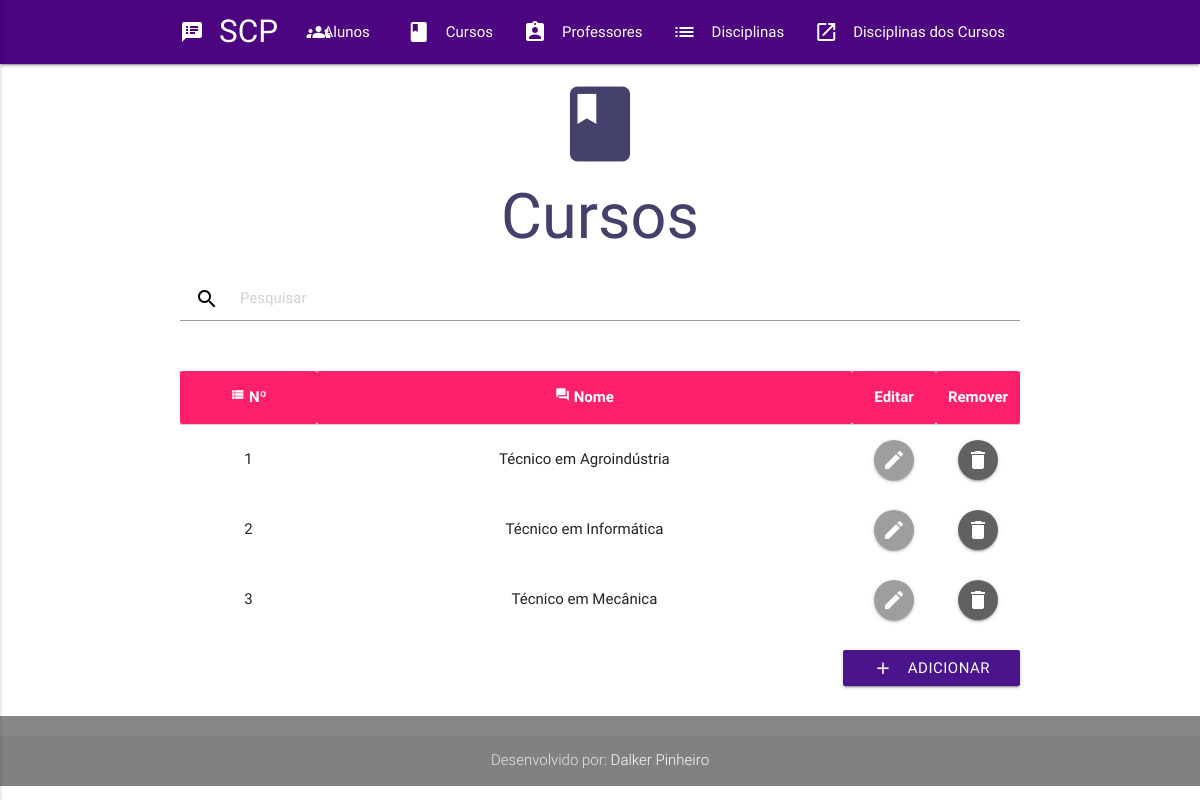
The page /cursos.php on the database its author committed.
### tables this page shows
CREATE TABLE `curso` (
  `cod` int(11) NOT NULL,
  `nome` varchar(50) NOT NULL
);

### cursosFuncoes.php (called while the page is built, shortened)
<?php
$funcoes = new CursoMySqlDAO();
if(isset($_GET['pesquisa'])&&!empty($_GET['pesquisa'])){
  $cursos = $funcoes->queryByNome($_GET['pesquisa']);
}
else{
  $cursos = $funcoes->queryAllOrderBy("nome");
}
?>

### class/mysql/CursoMySqlDAO.class.php (called while the page is built, shortened)
<?php
class CursoMySqlDAO implements CursoDAO{
	public function queryAllOrderBy($orderColumn){
		$sql = 'SELECT * FROM curso ORDER BY '.$orderColumn;
		$sqlQuery = new SqlQuery($sql);
		return $this->getList($sqlQuery);
	}
	protected function readRow($row){
		$curso = new Curso();
		$curso->cod = $row['cod'];
		$curso->nome = $row['nome'];
		return $curso;
	}
	protected function getList($sqlQuery){
		$tab = QueryExecutor::execute($sqlQuery);
		$ret = array();
		for($i=0;$i<count($tab);$i++){
			$ret[$i] = $this->readRow($tab[$i]);
		}
		return $ret;
	}
}
?>

### class/sql/QueryExecutor.class.php (called while the page is built, shortened)
<?php
class QueryExecutor{
	public static function execute($sqlQuery){
		$transaction = Transaction::getCurrentTransaction();
		if(!$transaction){
			$connection = new Connection();
		}else{
			$connection = $transaction->getConnection();
		}
		$query = $sqlQuery->getQuery();
		$result = $connection->executeQuery($query);
		$i=0;
		$tab = array();
		while ($row = mysql_fetch_array($result)){
			$tab[$i++] = $row;
		}
		return $tab;
	}
}
?>

### class/sql/ConnectionProperty.class.php (called while the page is built, shortened)
<?php
class ConnectionProperty{
	private static $database = 'sippa';
	public static function getDatabase(){
		return ConnectionProperty::$database;
	}
}
?>

### class/sql/ConnectionFactory.class.php (called while the page is built, shortened)
<?php
class ConnectionFactory{
	static public function getConnection(){
		$conn = mysql_connect(ConnectionProperty::getHost(), ConnectionProperty::getUser(), ConnectionProperty::getPassword());
		return $conn;
	}
}
?>

### class/sql/SqlQuery.class.php (called while the page is built, shortened)
<?php
class SqlQuery{
	var $txt;
	var $idx = 0;
	function SqlQuery($txt){
		$this->txt = $txt;
	}
	public function getQuery(){
		if($this->idx==0){
			return $this->txt;
		}
		$sql = '';
		return $sql;
	}
}
?>

### class/sql/Connection.class.php (called while the page is built, shortened)
<?php
class Connection{
	private $connection;
	public function Connection(){
		$this->connection = ConnectionFactory::getConnection();
	}
	public function executeQuery($sql){
		return mysql_query($sql, $this->connection);
	}
}
?>

### cursos.php (the view, shortened to what this page needs)
<?php require_once("header.php");?>
    <div class="container hero-unit">
      <a href="cursos.php">
        <div class="section no-pad-bot" id="index-banner">
          <div class="center espacoTitulo">
            <i class="large material-icons tituloIcone">class</i>
          </div>
          <div class="container">
            <h1 class="header center titulo text-darken-2 espacoPesquisa">Cursos</h1>
          </div>
        </div>
    </a>
<?php require_once("cursosFuncoes.php");?>
      <div class="section">
          <div class="search-wrapper" >
            <form  name="pesquisar" >
              <div class="input-field">
                <input id="pesquisa" name="pesquisa" type="search" required placeholder="Pesquisar">
                 <label class="label-icon"><i class="material-icons black-text">search</i></label>
              </div>
            </form>
          </div>
      </div>
      <div class="section">
        <table class="highlight centered">
          <thead class="tabela">
            <tr>
              <th><i class="material-icons tiny icon-demo">view_list</i> Nº</th>
              <th><i class="material-icons tiny icon-demo">forum</i> Nome</th>
              <th class="btnTabela">Editar</th>
              <th class="btnTabela">Remover</th>
            </tr>
          </thead>
          <tbody>
          <?php
            $numeracao=0;
            foreach ($cursos as $curso) {
              $numeracao++;
          ?>
            <tr>
              <td><?=$numeracao?></td>
              <td><?=$curso->nome?></td>
              <td class="center">
                <a onclick="setDadosModalEditarCurso('<?= $curso->cod?>','<?= $curso->nome?>')" class="btn-floating  waves-effect waves-light grey" href="#modal2">
                  <i class="material-icons" href="#modal2">mode_edit</i>
                </a>
              </td>
              <td class="center">
                <a onclick="setDadosModalExcluir('<?= $curso->cod?>');" class="small btn-floating waves-effect waves-light grey darken-2 " href="#modal3"><i class="material-icons">delete</i></a>
              </td>
            </tr>
          <?php } ?>
          </tbody>
        </table>
        <div class="section right-align">
            <a class="waves-effect waves-light btn purple darken-4" href="#modal1">Adicionar<i class="material-icons left">add</i>
            </a>
        </div>
      </div>
    </div>
<?php require_once("rodape.php"); ?>

### css/config.css (style rules this page uses)
.espacoTitulo { margin-bottom: -3%; }
.espacoPesquisa { margin-bottom: -1%; }
.btnTabela { width: 10%; }
.tabela { background-color:#FF206C; color: white }
.titulo { color: #41416C }
.tituloIcone { color: #41416C }

### rows shown on the page
curso: nome "Técnico em Agroindústria"
curso: nome "Técnico em Informática"
curso: nome "Técnico em Mecânica"
